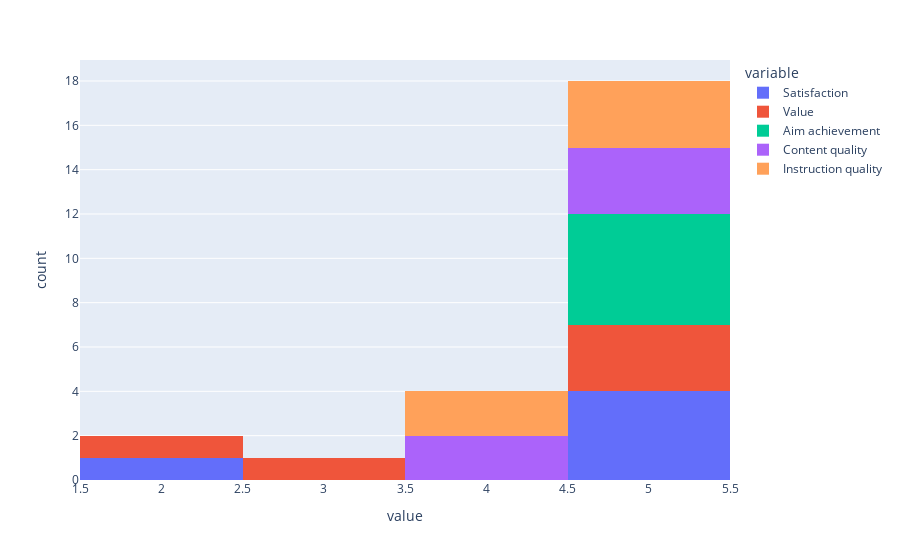

Notebook code cell kept with this figure:
### Markdown cell above
# Learning Evaluation

## Why

We plan, design and deliver learning to do 'something' (help newbies get onboard,
help new grads understand the business, help new managers understand the ropes, remind
everyone about the importance of compliance etc) so of course we (and our clients/decision makers)
want to know if we actually did it. That is why we evaluate learning.

## What

In most cases we do a simple survey/questionnaire of participants after the learning event (e-learning, video, 
interactive digital content, face-to-face session, all-employee-meeting etc), analyze and make a judgement on
the data.

## When

Just after the learning (as soon as digital learning completes, on last day of face-to-face program)

## Where

Your survey system (your LMS, Microsoft Forms or some free web service)

## Who

Your survey system

## To Whom

The learning participants

## How

When preparing your learning event/content make sure you decide:

1. How rigorously you want to evaluate
2. The points you want to evaluate
3. The tool you will use to conduct the survey/questionnaire
4. How you will analyze and present the survey/questionnaire results

### Decide how rigorously you want to evaluate

Is this a mjor new organizational change event driven the the CEO? In that case a high degree of
rigour is demanded. Or is this an annual compliance e-learning that everyone has experienced many times
any whose content is mostly the same each year? In which case the default LMS e-learning questionnaire format
of 3 or 4 questions would more than suffice.

### Decide the points you want to evaluate

Of course, the learning aim is a must. 

### Decide what tool you will use to conduct the survey/questionnaire
### Decide how you will analyze and present the survey/questionnaire results

### Code cell
from myst_nb import glue
import pandas as pd
import plotly.io as pio
import plotly.express as px
import plotly.offline as py
 
# initialize list of lists
data = [[5, 3, 5, 4, 4], [2, 2, 5, 4, 4], [5, 5, 5, 5, 5], [5, 5, 5, 5, 5], [5, 5, 5, 5, 5]]
 
# Create the pandas DataFrame
df = pd.DataFrame(data, columns = ['Satisfaction', 'Value', 'Aim achievement', 'Content quality', 'Instruction quality'], 
                 index = ['Participant 1', 'Participant 2', 'Participant 3', 'Participant 4', 'Participant 5'])
plot = px.histogram(df)

glue("plot", plot, display=False)
glue("df", df, display=False)
plot

### Figure 1 — Plotly figure (JSON) as saved in the notebook; plotly's stock layout.template omitted (floating-point values rounded to 4 significant figures)
{"data": [{"alignmentgroup": "True", "bingroup": "x", "hovertemplate": "variable=Satisfaction<br>value=%{x}<br>count=%{y}<extra></extra>", "legendgroup": "Satisfaction", "marker": {"color": "#636efa", "pattern": {"shape": ""}}, "name": "Satisfaction", "offsetgroup": "Satisfaction", "orientation": "v", "showlegend": true, "type": "histogram", "x": [5, 2, 5, 5, 5], "xaxis": "x", "yaxis": "y"}, {"alignmentgroup": "True", "bingroup": "x", "hovertemplate": "variable=Value<br>value=%{x}<br>count=%{y}<extra></extra>", "legendgroup": "Value", "marker": {"color": "#EF553B", "pattern": {"shape": ""}}, "name": "Value", "offsetgroup": "Value", "orientation": "v", "showlegend": true, "type": "histogram", "x": [3, 2, 5, 5, 5], "xaxis": "x", "yaxis": "y"}, {"alignmentgroup": "True", "bingroup": "x", "hovertemplate": "variable=Aim achievement<br>value=%{x}<br>count=%{y}<extra></extra>", "legendgroup": "Aim achievement", "marker": {"color": "#00cc96", "pattern": {"shape": ""}}, "name": "Aim achievement", "offsetgroup": "Aim achievement", "orientation": "v", "showlegend": true, "type": "histogram", "x": [5, 5, 5, 5, 5], "xaxis": "x", "yaxis": "y"}, {"alignmentgroup": "True", "bingroup": "x", "hovertemplate": "variable=Content quality<br>value=%{x}<br>count=%{y}<extra></extra>", "legendgroup": "Content quality", "marker": {"color": "#ab63fa", "pattern": {"shape": ""}}, "name": "Content quality", "offsetgroup": "Content quality", "orientation": "v", "showlegend": true, "type": "histogram", "x": [4, 4, 5, 5, 5], "xaxis": "x", "yaxis": "y"}, {"alignmentgroup": "True", "bingroup": "x", "hovertemplate": "variable=Instruction quality<br>value=%{x}<br>count=%{y}<extra></extra>", "legendgroup": "Instruction quality", "marker": {"color": "#FFA15A", "pattern": {"shape": ""}}, "name": "Instruction quality", "offsetgroup": "Instruction quality", "orientation": "v", "showlegend": true, "type": "histogram", "x": [4, 4, 5, 5, 5], "xaxis": "x", "yaxis": "y"}], "layout": {"autosize": true, "barmode": "relative", "legend": {"title": {"text": "variable"}, "tracegroupgap": 0}, "margin": {"t": 60}, "xaxis": {"anchor": "y", "autorange": true, "domain": [0, 1], "range": [1.5, 5.5], "title": {"text": "value"}, "type": "linear"}, "yaxis": {"anchor": "x", "autorange": true, "domain": [0, 1], "range": [0, 18.95], "title": {"text": "count"}}}}
